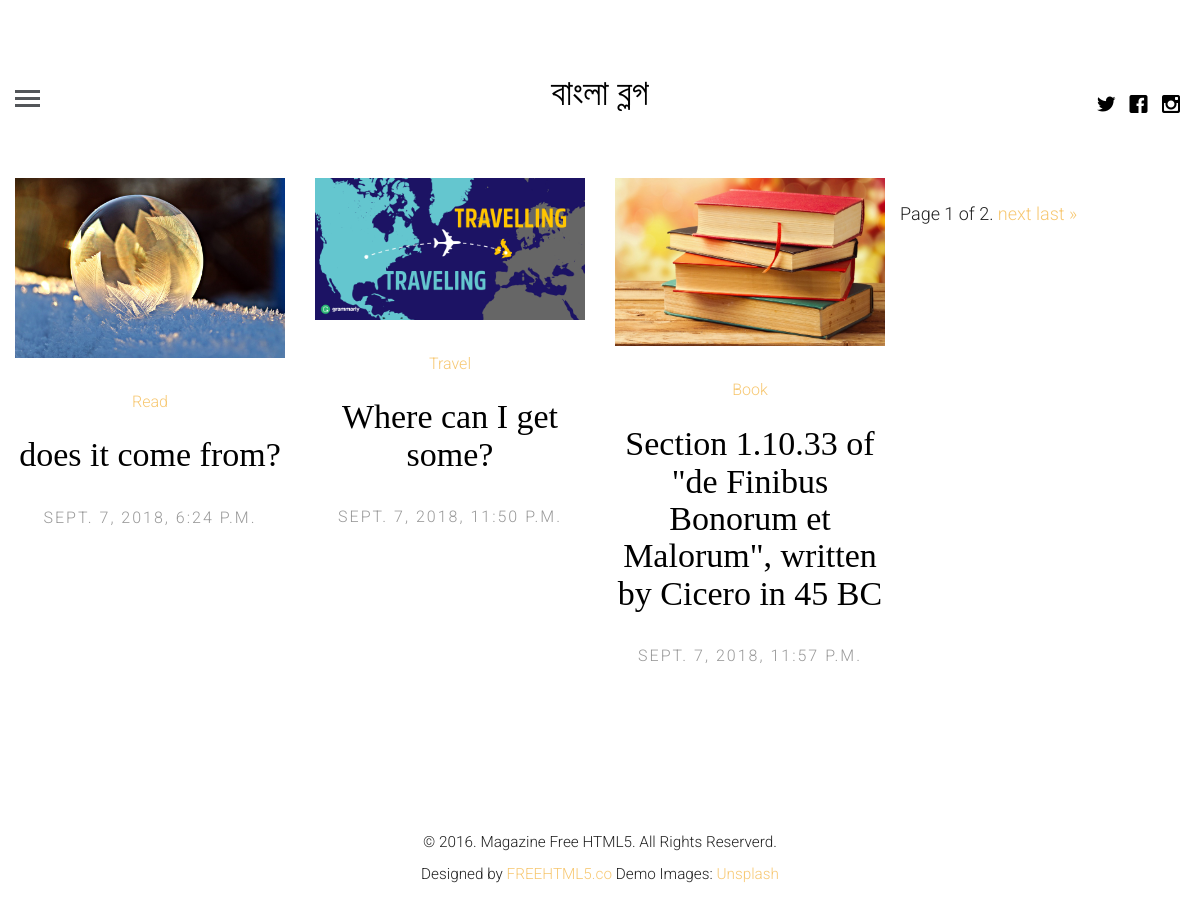
Screenshot of /author/avijeet with the database file from the repository.
### blogapp/models.py (models this page shows, shortened)
class Article(models.Model):
    article_author = models.ForeignKey(Author, on_delete=models.CASCADE)
    title = models.CharField(max_length=200)
    body = models.TextField()
    image = models.FileField()
    posted_on = models.DateTimeField(auto_now=False, auto_now_add=True)
    updated_on = models.DateTimeField(auto_now=True, auto_now_add=False)
    category = models.ForeignKey(Category, on_delete=models.CASCADE)

class Category(models.Model):
    name = models.CharField(max_length=200)
    def __str__(self):
        return self.name

### blogapp/views.py (the view)
# urls.py: path('author/<name>', views.getauthor, name='author'),
def getauthor(request, name):
    post_author = get_object_or_404(User, username=name)
    auth = get_object_or_404(Author, name=post_author.id)
    post = Article.objects.filter(article_author=auth.id)
    paginator = Paginator(post, 3) # Show 25 contacts per page
    page = request.GET.get('page')
    total_article = paginator.get_page(page)
    context = {
        'auth': auth,
        'post': total_article
    }
    return render(request, "profile.html", context)

### templates/profile.html (shortened to what this page needs)
{% extends 'base.html' %}
{% block content %}
		{% for p in post %}
				<article class="col-lg-3 col-md-3 col-sm-3 col-xs-6 col-xxs-12 animate-box">
					<figure>
						<a href="{% url 'single_post' id=p.id %}"><img src="{{ p.image.url }}" alt="Image" class="img-responsive"></a>
					</figure>
					<span class="fh5co-meta"><a href="{% url 'topic' name=p.category.name %}">{{ p.category }}</a></span>
					<h2 class="fh5co-article-title"><a href="{% url 'single_post' id=p.id %}">{{ p.title }}</a></h2>
					<span class="fh5co-meta fh5co-date">{{ p.posted_on }}</span>
				</article>
		{% endfor %}
		<div class="container-fluid">
			<div class="pagination">
		    <span class="step-links">
		        <span class="current">
		            Page {{ post.number }} of {{ post.paginator.num_pages }}.
		        </span>
		        {% if post.has_next %}
		            <a href="?page={{ post.next_page_number }}">next</a>
		            <a href="?page={{ post.paginator.num_pages }}">last &raquo;</a>
		        {% endif %}
		    </span>
			</div>
		</div>
{% endblock %}

### templates/base.html (shortened to what this page needs)
<!DOCTYPE html>
 <html class="no-js">
	<head>
	{% load static %}
	<link rel="stylesheet" href="{% static 'css/animate.css' %}">
	<link rel="stylesheet" href="{% static 'css/icomoon.css' %}">
	<link rel="stylesheet" href="{% static 'css/bootstrap.css' %}">
	<link rel="stylesheet" href="{% static 'css/style.css' %}">
	</head>
	<body>
	<header id="fh5co-header">
		<div class="container-fluid">
			<div class="row">
				<a href="#" class="js-fh5co-nav-toggle fh5co-nav-toggle"><i></i></a>
				<ul class="fh5co-social">
					<li><a href="#"><i class="icon-twitter"></i></a></li>
					<li><a href="#"><i class="icon-facebook"></i></a></li>
					<li><a href="#"><i class="icon-instagram"></i></a></li>
				</ul>
				<div class="col-lg-12 col-md-12 text-center">
					<h1 id="fh5co-logo"><a href="{% url 'index' %}">বাংলা ব্লগ</a></h1>
				</div>
			</div>
		</div>
	</header>
  <div class="container-fluid">
    <div class="row fh5co-post-entry">
      {% block content %}
      {% endblock %}
    </div>
  </div>
  <footer id="fh5co-footer">
    <p><small>&copy; 2016. Magazine Free HTML5. All Rights Reserverd. <br> Designed by <a href="http://freehtml5.co" target="_blank">FREEHTML5.co</a>  Demo Images: <a href="http://unsplash.com/" target="_blank">Unsplash</a></small></p>
  </footer>
  </body>
</html>

### blogapp/static/css/icomoon.css (style rules this page uses)
[class^="icon-"], [class*=" icon-"] { font-family: 'icomoon' !important; speak: none; font-style: normal; font-weight: normal; font-variant: normal; text-transform: none; line-height: 1; -webkit-font-smoothing: antialiased; -moz-osx-font-smoothing: grayscale; }
.icon-facebook:before { content: "\ea67"; }
.icon-instagram:before { content: "\ea6f"; }
.icon-twitter:before { content: "\ea7c"; }

### blogapp/static/css/style.css (style rules this page uses)
html { background: #fff; }
body { font-family: "Roboto", arial, sans-serif; font-size: 18px; font-weight: 300; line-height: 1.8; color: #222; background: #fff; }
a { color: #f7c873; -webkit-transition: 0.5s; -o-transition: 0.5s; transition: 0.5s; }
h1, h2, h3, h4, h5, h6 { font-family: "Playfair Display", times, serif; color: #000; }
p { margin-bottom: 30px; }
#fh5co-header { padding: 3em 3em; float: left; width: 100%; }
@media screen and (max-width: 1200px) { #fh5co-header { padding-left: 15px; padding-right: 15px; } }
#fh5co-header .fh5co-nav-toggle { position: absolute; top: 4.2em; left: 3em; z-index: 99; }
@media screen and (max-width: 1200px) { #fh5co-header .fh5co-nav-toggle { top: 4em; left: 15px; } }
#fh5co-header .fh5co-social { position: absolute !important; right: 3em !important; top: 3.2em; z-index: 99; -webkit-transition: 0.5s; -o-transition: 0.5s; transition: 0.5s; }
@media screen and (max-width: 1200px) { #fh5co-header .fh5co-social { right: 15px !important; top: 3.2em; } }
#fh5co-header #fh5co-logo { text-align: center; }
#fh5co-header #fh5co-logo a { color: #000; }
.fh5co-post-entry article { text-align: center; float: left; margin-bottom: 110px; padding-left: 3em; padding-right: 3em; }
@media screen and (max-width: 1200px) { .fh5co-post-entry article { margin-bottom: 80px; padding-left: 15px; padding-right: 15px; } }
.fh5co-post-entry article a img { opacity: 1; -webkit-transition: 0.5s; -o-transition: 0.5s; transition: 0.5s; }
.fh5co-post-entry article figure { margin-bottom: 30px; }
.fh5co-post-entry article h2 { font-family: "Playfair Display", times, serif; font-size: 34px; color: #000; margin-bottom: 30px; }
.fh5co-post-entry article h2 a { color: #000; }
.fh5co-post-entry article .fh5co-meta { font-size: 16px; font-family: "Roboto", arial, sans-serif; color: #999999; margin-bottom: 20px; display: block; }
.fh5co-post-entry article .fh5co-meta.fh5co-date { text-transform: uppercase; letter-spacing: 2px; }
.fh5co-social { padding: 0; margin: 30px 0 0 0; position: relative; }
.fh5co-social li { padding: 0; margin: 0; list-style: none; display: inline; }
.fh5co-social li a { font-size: 20px; padding: 4px; color: #000; }
#fh5co-footer { padding: 3em 0; text-align: center; }
.js .to-animate, .js .to-animate-2, .js .animate-box { opacity: 0; }
.fh5co-nav-toggle { width: 25px; height: 25px; cursor: pointer; text-decoration: none; }
.fh5co-nav-toggle i { position: relative; display: -moz-inline-stack; display: inline-block; zoom: 1; *display: inline; width: 25px; height: 3px; color: #535659; font: bold 14px/.4 Helvetica; text-transform: uppercase; text-indent: -55px; background: #535659; transition: all .2s ease-out; }
.fh5co-nav-toggle i::before, .fh5co-nav-toggle i::after { content: ''; width: 25px; height: 3px; background: #535659; position: absolute; left: 0; -webkit-transition: 0.2s; -o-transition: 0.2s; transition: 0.2s; }
.fh5co-nav-toggle i::before { top: -7px; }
.fh5co-nav-toggle i::after { bottom: -7px; }
.fh5co-nav-toggle { position: absolute; top: 18px; left: 0; z-index: 21; padding: 6px 0 0 0; display: block; margin: 0 auto; display: block; height: 44px; width: 25px; border-bottom: none !important; }

### rows the page displays
Article: image (picture), category "Read", title "does it come from?", posted_on "SEPT. 7, 2018, 6:24 P.M."
Article: image (picture), category "Travel", title "Where can I get some?", posted_on "SEPT. 7, 2018, 11:50 P.M."
Article: image (picture), category "Book", title "Section 1.10.33 of \"de Finibus Bonorum et Malorum\", written by Cicero in 45 BC", posted_on "SEPT. 7, 2018, 11:57 P.M."

### other values shown
{{ post.number }} "1"
{{ post.paginator.num_pages }} "2"
